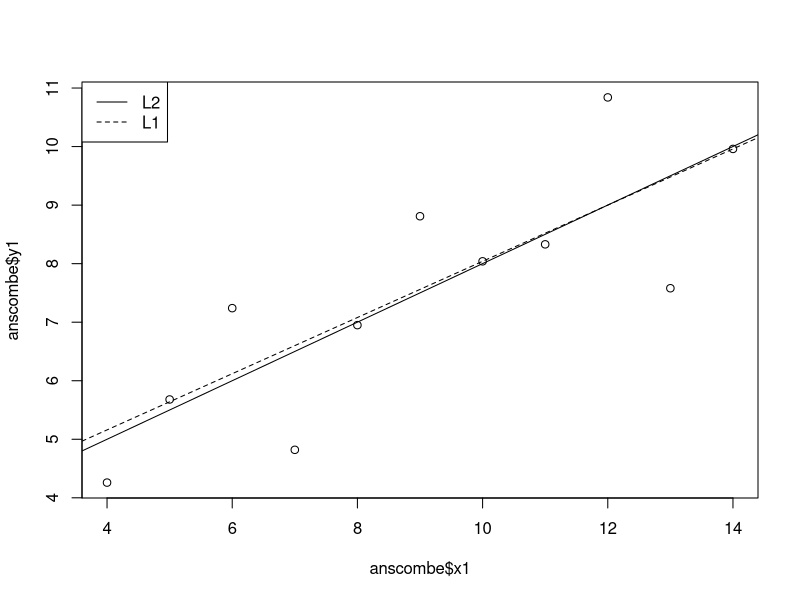
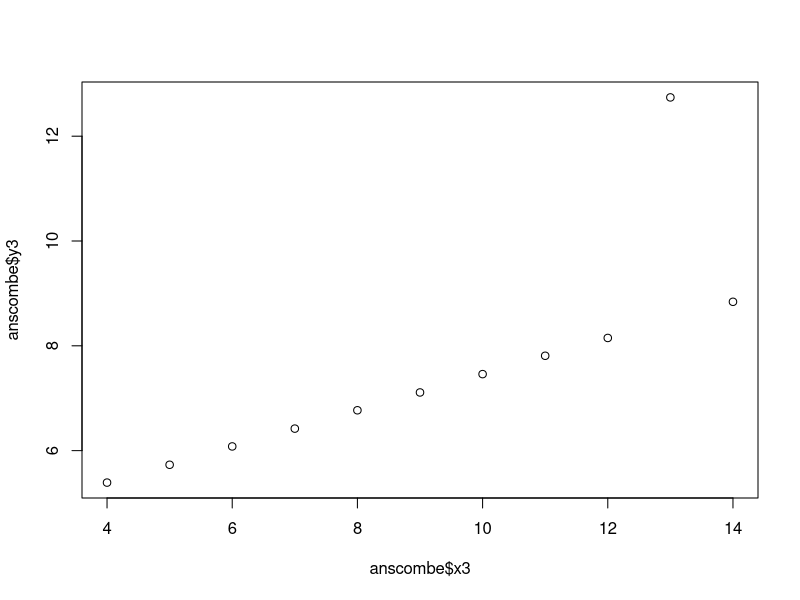
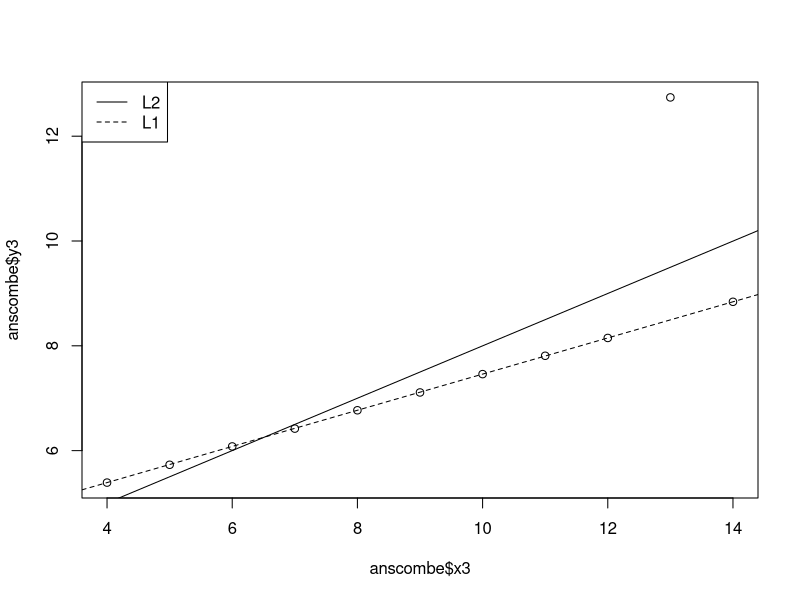

Write the R code that produced these figures, in order.
#9/20/18 by M.D. Edge, medge3@gmail.com.
#Code to complete R exercises in Statistical Thinking from 
#Scratch, chapter 3.

########################
########################
########################
#Exercise set 3-1

#Problem 1
# a) Here is one way you could use equations 3.6 and 3.7 in R.

x <- anscombe$x1
y <- anscombe$y1
n <- length(x) #number of pairs of observations
#calculate the slope and intercept.
b <- (sum(x*y) - (1/n) * sum(x) * sum(y))/(sum(x^2) - (1/n) * sum(x)^2)
a <- (sum(y) - b*sum(x))/n
a	
b

#I assigned values values to x, y, and n to make the code a little 
#easier to read, but you could calculate a and b without doing that, 
#just replacing x with anscombe$x1, replacing y with anscombe$y1, 
#and replacing n with length(anscombe$x1). 

#To use equations 3.8 and 3.9, you could write

x <- anscombe$x1
y <- anscombe$y1
b <- sum((x - mean(x))*(y - mean(y))) / sum((x - mean(x))^2)
a <- mean(y) - b*mean(x)
a
b

#Both of these show that a ~= 3 and b ~= .5.

#b) The result of a is the same as for lm():

mod.fit <- lm(y1 ~ x1, data = anscombe)
mod.fit
summary(mod.fit)

########################
#Exercise set 3-2

#Problem 4
#a)
if(!("quantreg" %in% installed.packages())){
  install.packages("quantreg")
}
library(quantreg)

#b)
mod.fit.L1  <- rq(anscombe$y1 ~ anscombe$x1)
summary(mod.fit.L1)

#c)
#plot the L1 and L2 lines on the same plot:
plot(anscombe$x1, anscombe$y1)
mod.fit.L2  <- lm(anscombe$y1 ~ anscombe$x1)
mod.fit.L1  <- rq(anscombe$y1 ~ anscombe$x1)
abline(mod.fit.L2, lty = 1)
abline(mod.fit.L1, lty = 2)
legend("topleft", legend = c("L2", "L1"), lty = c(1,2))

#d) 
plot(anscombe$x3, anscombe$y3)

#e)
plot(anscombe$x3, anscombe$y3)
mod.fit.L2  <- lm(anscombe$y3 ~ anscombe$x3)
mod.fit.L1  <- rq(anscombe$y3 ~ anscombe$x3)
abline(mod.fit.L2, lty = 1)
abline(mod.fit.L1, lty = 2)
legend("topleft", legend = c("L2", "L1"), lty = c(1,2))
#The outlying point influences the L2 line a lot, but not the L1
#line. Because the L2 line is minimizing squared errors, large
#line errors are more important than smaller ones.
